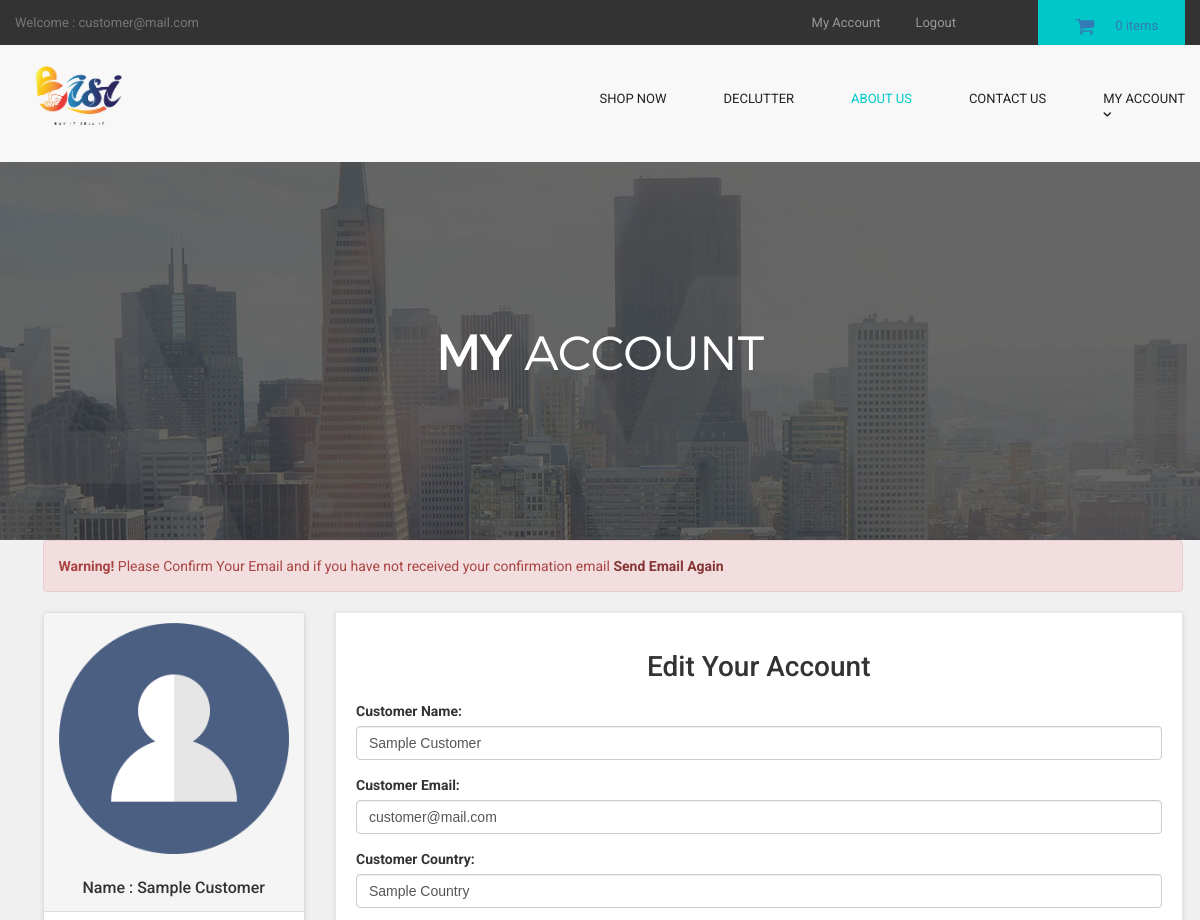
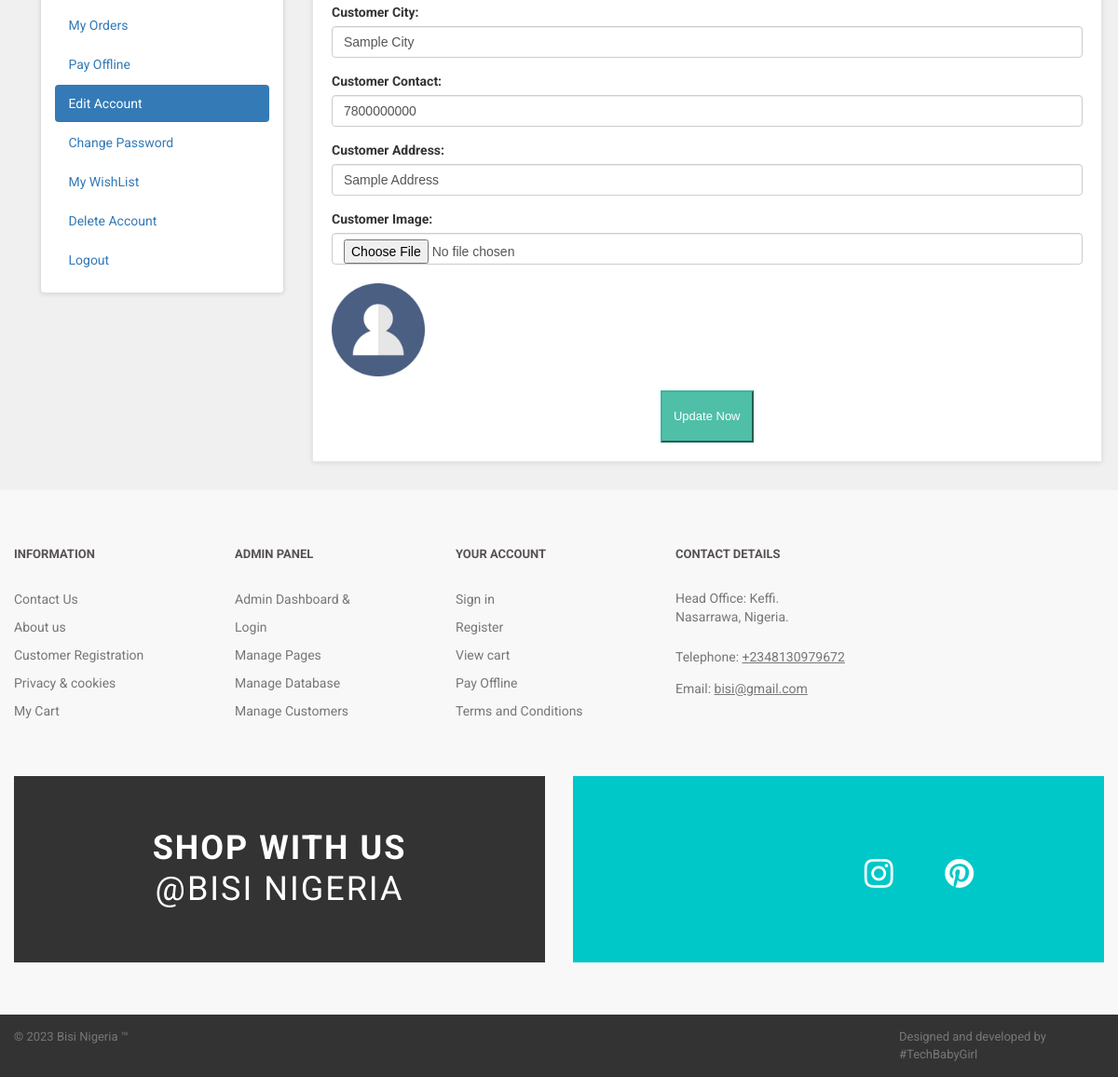
The page /customer/my_account.php?edit_account (signed in) on the database its author committed (2 pictures, top to bottom).
### tables this page shows
CREATE TABLE `customers` (
  `customer_id` int(10) NOT NULL,
  `customer_name` varchar(255) NOT NULL,
  `customer_email` varchar(255) NOT NULL,
  `customer_pass` varchar(255) NOT NULL,
  `customer_country` text NOT NULL,
  `customer_city` text NOT NULL,
  `customer_contact` varchar(255) NOT NULL,
  `customer_address` text NOT NULL,
  `customer_image` text NOT NULL,
  `customer_ip` varchar(255) NOT NULL,
  `customer_confirm_code` text NOT NULL
);

### customer/edit_account.php (the view, shortened to what this page needs)
<?php
$customer_session = $_SESSION['customer_email'];
$get_customer = "select * from customers where customer_email='$customer_session'";
$run_customer = mysqli_query($con,$get_customer);
$row_customer = mysqli_fetch_array($run_customer);
$customer_name = $row_customer['customer_name'];
$customer_email = $row_customer['customer_email'];
$customer_country = $row_customer['customer_country'];
$customer_city = $row_customer['customer_city'];
$customer_contact = $row_customer['customer_contact'];
$customer_address = $row_customer['customer_address'];
$customer_image = $row_customer['customer_image'];
?>
<h1 align="center" > Edit Your Account </h1>
<form action="" method="post" enctype="multipart/form-data" >
<div class="form-group" >
<label> Customer Name: </label>
<input type="text" name="c_name" class="form-control" required value="<?php echo $customer_name; ?>">
</div>
<div class="form-group" >
<label> Customer Email: </label>
<input type="text" name="c_email" class="form-control" required value="<?php echo $customer_email; ?>">
</div>
<div class="form-group" >
<label> Customer Country: </label>
<input type="text" name="c_country" class="form-control" required value="<?php echo $customer_country; ?>">
</div>
<div class="form-group" >
<label> Customer City: </label>
<input type="text" name="c_city" class="form-control" required value="<?php echo $customer_city; ?>">
</div>
<div class="form-group" >
<label> Customer Contact: </label>
<input type="text" name="c_contact" class="form-control" required value="<?php echo $customer_contact; ?>">
</div>
<div class="form-group" >
<label> Customer Address: </label>
<input type="text" name="c_address" class="form-control" required value="<?php echo $customer_address; ?>">
</div>
<div class="form-group" >
<label> Customer Image: </label>
<input type="file" name="c_image" class="form-control" required ><br>
<img src="customer_images/<?php echo $customer_image; ?>" width="100" height="100" class="img-responsive" >
</div>
<div class="text-center" >
<button name="update" class="btn btn-primary" >
<i class="fa fa-user-md" ></i> Update Now
</button>
</div>
</form>

### customer/includes/sidebar.php
<div class="panel panel-default sidebar-menu">
<div class="panel-heading">
<?php
$customer_session = $_SESSION['customer_email'];
$get_customer = "select * from customers where customer_email='$customer_session'";
$run_customer = mysqli_query($con,$get_customer);
$row_customer = mysqli_fetch_array($run_customer);
$customer_image = $row_customer['customer_image'];
$customer_name = $row_customer['customer_name'];
if(!isset($_SESSION['customer_email'])){
}
else {
echo "
<center>
<img src='customer_images/$customer_image' class='img-responsive'>
</center>
<br>
<h3 align='center' class='panel-title'> Name : $customer_name </h3>
";
}
?>
</div>
<div class="panel-body">
<ul class="nav nav-pills nav-stacked">
<li class="<?php if(isset($_GET['my_orders'])){ echo "active"; } ?>">
<a href="my_account.php?my_orders"> <i class="fa fa-list"> </i> My Orders </a>
</li>
<li class="<?php if(isset($_GET['pay_offline'])){ echo "active"; } ?>">
<a href="my_account.php?pay_offline"> <i class="fa fa-bolt"></i> Pay Offline </a>
</li>
<li class="<?php if(isset($_GET['edit_account'])){ echo "active"; } ?>">
<a href="my_account.php?edit_account"> <i class="fa fa-pencil"></i> Edit Account </a>
</li>
<li class="<?php if(isset($_GET['change_pass'])){ echo "active"; } ?>">
<a href="my_account.php?change_pass"> <i class="fa fa-user"></i> Change Password </a>
</li>
<li class="<?php if(isset($_GET['my_wishlist'])){ echo "active"; } ?>">
<a href="my_account.php?my_wishlist"> <i class="fa fa-heart"></i> My WishList </a>
</li>
<li class="<?php if(isset($_GET['delete_account'])){ echo "active"; } ?>">
<a href="my_account.php?delete_account"> <i class="fa fa-trash-o"></i> Delete Account </a>
</li>
<li>
<a href="logout.php"> <i class="fa fa-sign-out"></i> Logout </a>
</li>
</ul>
</div>
</div>

### customer/styles/backend.css (style rules this page uses)
html { font-family: "Roboto", Helvetica, Arial, sans-serif; line-height: 1.15; -ms-text-size-adjust: 100%; -webkit-text-size-adjust: 100% }
body { margin: 0 }
h1 { font-size: 2em; margin: .67em 0 }
a { background-color: transparent; -webkit-text-decoration-skip: objects }
img { border-style: none }
button, input, optgroup, select, textarea { font-family: sans-serif; font-size: 100%; line-height: 1.15; margin: 0 }
button, input { overflow: visible }
button, select { text-transform: none }
[type=reset], [type=submit], button, html [type=button] { -webkit-appearance: button }
html { box-sizing: border-box }
body { min-width: 1190px; font-family: Montserrat, sans-serif; font-weight: 400; background-color: white; }
img { max-width: 100%; height: auto }
.btn { display: inline-block; vertical-align: top; font-size: 13px; line-height: 40px; text-decoration: none; -webkit-transition: .3s; transition: .3s }

### styles/style.css (style rules this page uses)
body { font-family: "Roboto", Helvetica, Arial, sans-serif; font-size: 14px; line-height: 1.42857143; color: #333333; background-color: #f0f0f0; overflow-x: hidden; }
.btn-primary { color:rgb(255, 255, 255); background-color:rgb(79, 191, 168); border-color:rgb(65, 179, 156); }
#content .panel.sidebar-menu { box-sizing: border-box; box-shadow: 0 1px 5px rgba(0, 0, 0, 0.1); }
#content .panel.sidebar-menu h3 { padding: 5px 0; margin: 0; }

### rows shown on the page
customers: customer_image (picture), customer_name "Sample Customer", c_name "Sample Customer", c_email "customer@mail.com", c_country "Sample Country", c_city "Sample City", c_contact "7800000000", c_address "Sample Address"

### other values the page prints
$_SESSION['customer_email'] "customer@mail.com"
$count_items "0"
